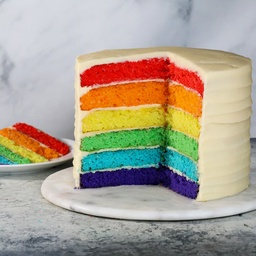
#> input picture imgs/rainbow.jpg, 256 x 256 px, shrunk from 1000 x 1000 before the run
$ python -i elbowplot.py   (imports and definitions only)
#> lines starting #> are read from the running program, lines starting #| are printed output that depends on the picture
import cv2
import pandas as pd
import matplotlib.pyplot as plt
from scipy.cluster.vq import whiten, kmeans

class ElbowPlot:
    def __init__(self, file_loc):
#> called with file_loc = 'imgs/rainbow.jpg'
        self.img = cv2.imread(file_loc)
#> self.img is the input picture: shape (256, 256, 3); mean B, G, R 146.7, 163, 172.3

        if self.img is None:
            print ("pls check your file location")

    def resize(self, scale_percent = .50):
#> called with scale_percent = 0.5
        img = self.img

        width = int(img.shape[1] * scale_percent)
#> width = 128
        height = int(img.shape[0] * scale_percent)
#> height = 128

        new_size = (width, height)
#> new_size = (128, 128)
        scaled_img = cv2.resize(img, new_size)
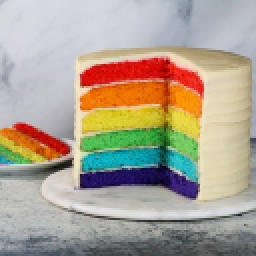
#> scaled_img: shape (128, 128, 3) (shown 2 times larger); mean B, G, R 146.9, 163.2, 172.4

        return scaled_img

    def initalize_df(self):

        scaled_img = self.resize()

        r = []
        g = []
        b = []

        for row in scaled_img:
            for pixel in row:
                b_channel, g_channel, r_channel = pixel
                r.append(r_channel)
                g.append(g_channel)
                b.append(b_channel)
#> this loop made 128 passes
#> after the loop, b = 16384 values, max 235 at index 13223, min 0 at index 4051, mean 146.9; g = 16384 values, max 236 at index 13223, min 0 at index 4051, mean 163.2; r = 16384 values, max 254 at index 6491, min 1 at index 10177, mean 172.4

        #set up dataframe
        image_df = pd.DataFrame({"red" : r,
                                "green" : g,
                                "blue" : b}, columns=["red", "green", "blue"])
#> image_df = table of 16384 rows and 3 columns

        return image_df

    def whiten(self, image_df):
        #whiten the dataset to normalize the data & achieve unit variance

        image_df["scaled_red"] = whiten(image_df["red"])
        image_df["scaled_green"] = whiten(image_df["green"])
        image_df["scaled_blue"] = whiten(image_df["blue"])

        return image_df

    def implement_kmeans(self):

        df = self.initalize_df()
#> df = table of 16384 rows and 3 columns
        whiten_df = self.whiten(df)
#> whiten_df = table of 16384 rows and 6 columns

        distortion = []
        cluster = range(1,7)

        for x in cluster:
            center, d = kmeans(whiten_df[["scaled_red", "scaled_green", "scaled_blue"]], x)
            distortion.append(d)
#> this loop made 6 passes
#> d on passes 3 to 6: 0.811, 0.701, 0.627, 0.57
#> (center, d) on passes 1 to 2: ([[3.05, 2.98, 2.27]], 1.49), ([[3.44, 3.53, 2.79], [2.2, 1.82, 1.17]], 0.999)
#> after the loop, distortion = [1.49, 0.999, 0.811, 0.701, 0.627, 0.57]

        return cluster, distortion, whiten_df

    def draw_elbow_plot (self, cluster, distortion):
        plt.plot(cluster,distortion)
        plt.xticks(cluster)
        plt.savefig("e_plot.png")
        plt.show()

>>> result = ElbowPlot('imgs/rainbow.jpg').implement_kmeans()

$ run again, on imgs/test2.jpg
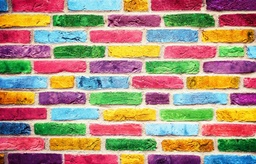
#> input picture imgs/test2.jpg, 256 x 164 px, shrunk from 649 x 415 before the run
#> in __init__, self.img is the input picture: shape (164, 256, 3); mean B, G, R 125.7, 146.1, 172.8
#> in resize, `scaled_img = cv2.resize(img, new_size)`:
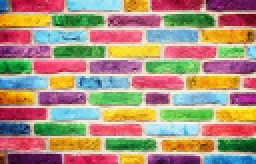
#> scaled_img: shape (82, 128, 3) (shown 2 times larger); mean B, G, R 125.8, 146.2, 173
#> the loop in initalize_df, `for row in scaled_img:` made 82 passes
#> after the loop in initalize_df, `for row in scaled_img:`: b = 10496 values, max 252 at index 170, min 0 at index 2172, mean 125.8; g = 10496 values, max 252 at index 7901, min 3 at index 1150, mean 146.2; r = 10496 values, max 255 at index 1413, min 1 at index 4363, mean 173
#> image_df = table of 10496 rows and 3 columns
#> whiten_df = table of 10496 rows and 6 columns
#> the loop in implement_kmeans, `for x in cluster:` made 6 passes
#> (center, d) on passes 1 to 3: ([[2.63, 2.24, 1.9]], 1.64), ([[2.96, 3.06, 2.8], [2.39, 1.62, 1.24]], 1.26), ([[1.24, 1.6, 1.28], [2.94, 3.11, 2.92], [3.22, 1.76, 1.28]], 1.06)
#> after the loop in implement_kmeans, `for x in cluster:`: distortion = [1.64, 1.26, 1.06, 0.899, 0.8, 0.707]

$ run again, on imgs/test4.jpg
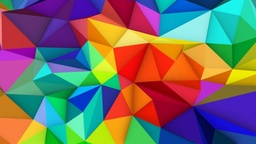
#> input picture imgs/test4.jpg, 256 x 144 px, shrunk from 590 x 332 before the run
#> in __init__, self.img is the input picture: shape (144, 256, 3); mean B, G, R 102.6, 109, 119.3
#> in resize, `scaled_img = cv2.resize(img, new_size)`:
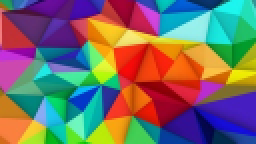
#> scaled_img: shape (72, 128, 3) (shown 2 times larger); mean B, G, R 102.8, 109.1, 119.5
#> the loop in initalize_df, `for row in scaled_img:` made 72 passes
#> after the loop in initalize_df, `for row in scaled_img:`: b = 9216 values, max 253 at index 5676, min 0 at index 1581, mean 102.8; g = 9216 values, max 253 at index 4913, min 0 at index 450, mean 109.1; r = 9216 values, max 255 at index 1846, min 0 at index 209, mean 119.5
#> image_df = table of 9216 rows and 3 columns
#> whiten_df = table of 9216 rows and 6 columns
#> the loop in implement_kmeans, `for x in cluster:` made 6 passes
#> d on passes 3 to 6: 0.976, 0.838, 0.757, 0.7
#> after the loop in implement_kmeans, `for x in cluster:`: distortion = [1.68, 1.21, 0.976, 0.838, 0.757, 0.7]

$ run again, on imgs/test5.jpg
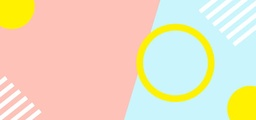
#> input picture imgs/test5.jpg, 256 x 120 px, shrunk from 555 x 260 before the run
#> in __init__, self.img is the input picture: shape (120, 256, 3); mean B, G, R 191.4, 219.3, 235.8
#> in resize, `scaled_img = cv2.resize(img, new_size)`:
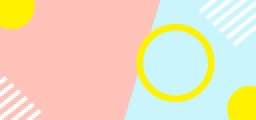
#> scaled_img: shape (60, 128, 3) (shown 2 times larger); mean B, G, R 191.5, 219.3, 235.9
#> the loop in initalize_df, `for row in scaled_img:` made 60 passes
#> after the loop in initalize_df, `for row in scaled_img:`: b = 7680 values, max 255 at index 102, min 0 at index 0, mean 191.5; g = 7680 values, max 255 at index 113, min 191 at index 6400, mean 219.3; r = 7680 values, max 255 at index 0, min 197 at index 2392, mean 235.9
#> image_df = table of 7680 rows and 3 columns
#> whiten_df = table of 7680 rows and 6 columns
#> the loop in implement_kmeans, `for x in cluster:` made 6 passes
#> d on passes 3 to 6: 0.272, 0.165, 0.135, 0.118
#> after the loop in implement_kmeans, `for x in cluster:`: distortion = [1.65, 0.732, 0.272, 0.165, 0.135, 0.118]
